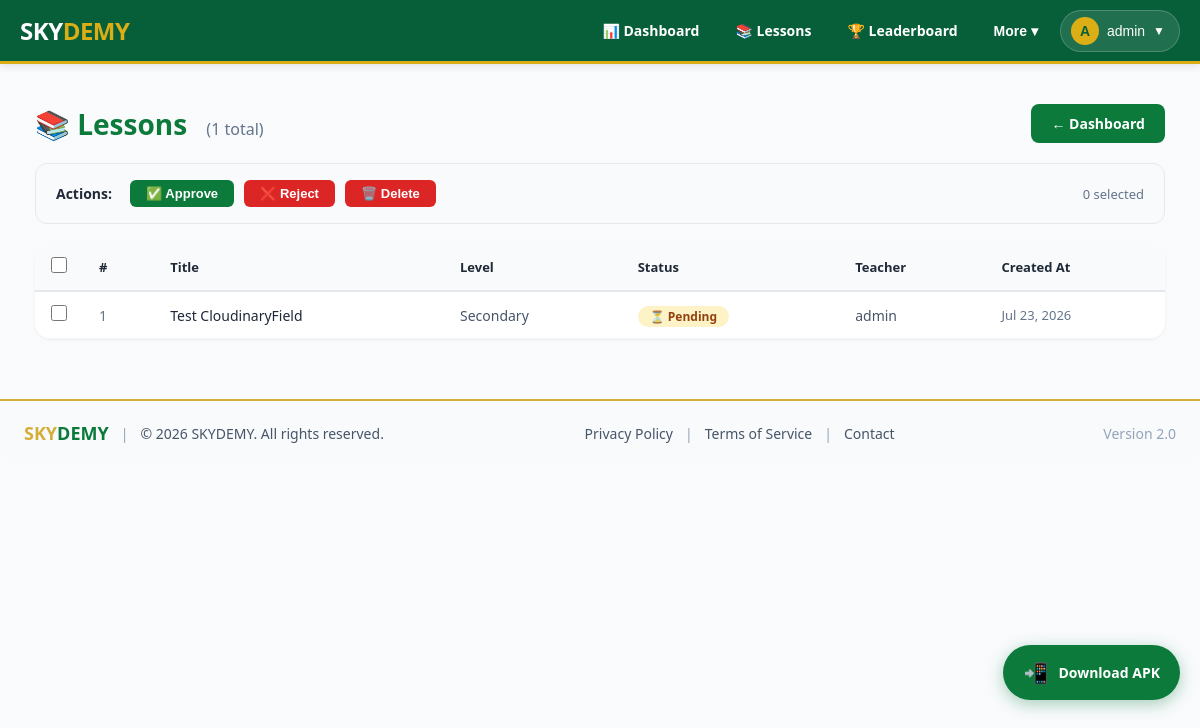
The app's page /lessons/ (signed in) with its own data.
### courses/models.py (models this page shows, shortened)
class Lesson(models.Model):
    STATUS_CHOICES = (
        ('pending', 'Pending'),
        ('approved', 'Approved'),
        ('rejected', 'Rejected'),
    )
    title = models.CharField(max_length=200)
    level = models.CharField(max_length=20, choices=LEVEL_CHOICES, default='primary')
    description = models.TextField(blank=True)
    subject = models.ForeignKey(Subject, on_delete=models.CASCADE, related_name='lessons', null=True, blank=True)
    course = models.ForeignKey(Course, on_delete=models.CASCADE, related_name='lessons', null=True, blank=True)
    pdf_file = models.FileField(upload_to='lessons/pdfs/', blank=True, null=True)
    original_file = models.FileField(upload_to='lessons/originals/', blank=True, null=True)
    is_converted = models.BooleanField(default=False)
    converted_html = models.TextField(blank=True)
    video_url = models.URLField(blank=True, null=True)
    video_file = models.FileField(upload_to='lessons/videos/', blank=True, null=True)
    status = models.CharField(max_length=20, choices=STATUS_CHOICES, default='pending')
    admin_notes = models.TextField(blank=True)
    teacher = models.ForeignKey(User, on_delete=models.SET_NULL, null=True, blank=True, related_name='lessons')
    reviewed_by = models.ForeignKey(User, on_delete=models.SET_NULL, null=True, blank=True, related_name='reviewed_lessons')
    reviewed_at = models.DateTimeField(null=True, blank=True)
    created_at = models.DateTimeField(auto_now_add=True)
    updated_at = models.DateTimeField(auto_now=True)
    views = models.PositiveIntegerField(default=0)
    whiteboard_video = models.FileField(
        upload_to='lessons/whiteboard_videos/',
        blank=True,
        null=True,
        help_text="Generated whiteboard video from the PDF."
    )
    cycle = models.CharField(max_length=10, choices=CYCLE_CHOICES, blank=True, null=True)
    class_level = models.CharField(max_length=15, choices=CLASS_CHOICES, blank=True, null=True)
    department = models.ForeignKey(Department, on_delete=models.SET_NULL, null=True, blank=True)
    class Meta:
        ordering = ['-created_at']

### dashboard/views.py (the view)
# urls.py: path('', views.lesson_list, name='lesson_list'),
@staff_member_required
def lesson_list(request):
    lessons = Lesson.objects.select_related('teacher').all().order_by('-created_at')
    total_count = lessons.count()
    pending_count = lessons.filter(status='pending').count()
    approved_count = lessons.filter(status='approved').count()
    rejected_count = lessons.filter(status='rejected').count()
    context = {
        'lessons': lessons,
        'total_count': total_count,
        'pending_count': pending_count,
        'approved_count': approved_count,
        'rejected_count': rejected_count,
    }
    return render(request, 'dashboard/lesson_list.html', context)

### dashboard/context_processors.py (called while the page is built)
def admin_stats(request):
    student_count = UserProfile.objects.filter(role='learner').count()
    teacher_count = UserProfile.objects.filter(role='teacher').count()
    course_count = Lesson.objects.count()
    exam_count = Exam.objects.count()
    certificate_count = Certificate.objects.count()
    userprofile_admin_url = None
    try:
        userprofile_admin_url = reverse('admin:users_userprofile_changelist')
    except NoReverseMatch:
        pass
    return {
        'student_count': student_count,
        'teacher_count': teacher_count,
        'course_count': course_count,
        'exam_count': exam_count,
        'certificate_count': certificate_count,
        'userprofile_admin_url': userprofile_admin_url,
    }

### templates/dashboard/lesson_list.html (shortened to what this page needs)
{% extends "dashboard/base.html" %}
{% load static %}
{% block content %}
<div style="max-width: 1400px; margin: 0 auto; padding: 20px;">
    <div style="display: flex; justify-content: space-between; align-items: center; margin-bottom: 20px; flex-wrap: wrap; gap: 10px;">
        <h1 style="font-size: 28px; font-weight: 700; color: #0B7A3B;">
            📚 Lessons
            <span style="font-size: 16px; font-weight: 400; color: #64748B; margin-left: 12px;">
                ({{ lessons.count }} total)
            </span>
        </h1>
        <div style="display: flex; gap: 10px; flex-wrap: wrap;">
            <a href="{% url 'admin:index' %}" style="background: #0B7A3B; color: #fff; padding: 10px 20px; border-radius: 8px; text-decoration: none; font-weight: 600; font-size: 14px;">
                ← Dashboard
            </a>
        </div>
    </div>
    <div style="background: #F8FAFC; border-radius: 12px; padding: 16px 20px; margin-bottom: 20px; display: flex; flex-wrap: wrap; align-items: center; gap: 10px; border: 1px solid #E5E7EB;">
        <span style="font-weight: 600; color: #1F2937; font-size: 14px; margin-right: 8px;">Actions:</span>
        <button onclick="batchAction('approve_lessons')" style="background: #0B7A3B; color: #fff; border: none; padding: 6px 16px; border-radius: 6px; font-weight: 600; font-size: 13px; cursor: pointer; transition: 0.2s;">
            ✅ Approve
        </button>
        <button onclick="batchAction('reject_lessons')" style="background: #DC2626; color: #fff; border: none; padding: 6px 16px; border-radius: 6px; font-weight: 600; font-size: 13px; cursor: pointer; transition: 0.2s;">
            ❌ Reject
        </button>
        <button onclick="batchAction('delete_selected_lessons')" style="background: #DC2626; color: #fff; border: none; padding: 6px 16px; border-radius: 6px; font-weight: 600; font-size: 13px; cursor: pointer; transition: 0.2s;">
            🗑️ Delete
        </button>
        <span id="selected-count" style="color: #64748B; font-size: 13px; margin-left: auto;">0 selected</span>
    </div>
    <form id="batch-form" method="post" action="{% url 'batch_lesson_action' %}">
        <div style="background: #fff; border-radius: 16px; box-shadow: 0 1px 3px rgba(0,0,0,0.06); overflow: auto;">
            <table style="width: 100%; border-collapse: collapse; min-width: 700px;">
                <thead style="background: #F8FAFC; border-bottom: 2px solid #E5E7EB;">
                    <tr>
                        <th style="padding: 12px 16px; text-align: left; width: 40px;">
                            <input type="checkbox" id="select-all" onchange="toggleAll(this)" style="width: 16px; height: 16px; cursor: pointer;">
                        </th>
                        <th style="padding: 12px 16px; text-align: left; font-weight: 600; color: #1F2937; font-size: 13px;">#</th>
                        <th style="padding: 12px 16px; text-align: left; font-weight: 600; color: #1F2937; font-size: 13px;">Title</th>
                        <th style="padding: 12px 16px; text-align: left; font-weight: 600; color: #1F2937; font-size: 13px;">Level</th>
                        <th style="padding: 12px 16px; text-align: left; font-weight: 600; color: #1F2937; font-size: 13px;">Status</th>
                        <th style="padding: 12px 16px; text-align: left; font-weight: 600; color: #1F2937; font-size: 13px;">Teacher</th>
                        <th style="padding: 12px 16px; text-align: left; font-weight: 600; color: #1F2937; font-size: 13px;">Created At</th>
                    </tr>
                </thead>
                <tbody>
                    {% for lesson in lessons %}
                        <tr style="border-bottom: 1px solid #F1F5F9; transition: 0.2s;" onmouseenter="this.style.background='#F8FAFC'" onmouseleave="this.style.background='transparent'">
                            <td style="padding: 12px 16px;">
                                <input type="checkbox" name="selected_ids" value="{{ lesson.id }}" class="row-checkbox" onchange="updateSelectedCount()" style="width: 16px; height: 16px; cursor: pointer;">
                            </td>
                            <td style="padding: 12px 16px; color: #64748B; font-size: 14px;">{{ forloop.counter }}</td>
                            <td style="padding: 12px 16px; font-weight: 500; color: #1F2937; font-size: 14px;">
                                {{ lesson.title }}
                            </td>
                            <td style="padding: 12px 16px; color: #475569; font-size: 14px;">
                                {{ lesson.get_level_display|default:lesson.level|title }}
                            </td>
                            <td style="padding: 12px 16px;">
                                {% if lesson.status == 'approved' %}
                                    <span style="background: #D1FAE5; color: #065F46; padding: 2px 12px; border-radius: 20px; font-size: 12px; font-weight: 600;">✅ Approved</span>
                                {% elif lesson.status == 'rejected' %}
                                    <span style="background: #FEE2E2; color: #991B1B; padding: 2px 12px; border-radius: 20px; font-size: 12px; font-weight: 600;">❌ Rejected</span>
                                {% else %}
                                    <span style="background: #FEF3C7; color: #92400E; padding: 2px 12px; border-radius: 20px; font-size: 12px; font-weight: 600;">⏳ Pending</span>
                                {% endif %}
                            </td>
                            <td style="padding: 12px 16px; color: #475569; font-size: 14px;">
                                {{ lesson.teacher.username }}
                            </td>
                            <td style="padding: 12px 16px; color: #64748B; font-size: 13px;">
                                {{ lesson.created_at|date:"M d, Y" }}
                            </td>
                        </tr>
                    {% empty %}
                        <tr>
                            <td colspan="7" style="padding: 60px 20px; text-align: center; color: #94A3B8; font-size: 16px;">
                                📭 No lessons uploaded yet.
                            </td>
                        </tr>
                    {% endfor %}
                </tbody>
            </table>
        </div>
    </form>
</div>
{% endblock %}

### dashboard/templates/dashboard/base.html (shortened to what this page needs)
<!DOCTYPE html>
<html>
<head>
</head>
<body class="skynet-theme">
    <header class="site-header">
        <a href="{% url 'dashboard' %}" class="brand">
            <div class="logo-text">SKY<span>DEMY</span></div>
        </a>
        <nav class="primary-nav" id="primaryNav">
            {% if user.is_authenticated %}
                <a href="{% url 'dashboard' %}" {% if request.path == '/dashboard/' %}class="active"{% endif %}>📊 Dashboard</a>
                <a href="{% url 'courses:lesson_list' %}" {% if '/courses/' in request.path %}class="active"{% endif %}>📚 Lessons</a>
                <a href="{% url 'leaderboard' %}" {% if '/leaderboard/' in request.path %}class="active"{% endif %}>🏆 Leaderboard</a>
                <div class="profile-dropdown" style="position:relative; display:inline-block;">
                    <button class="nav-dropdown-toggle" onclick="toggleMoreDropdown(event)">More ▾</button>
                </div>
                <div class="profile-dropdown">
                    <button class="profile-dropdown-toggle" onclick="toggleProfileDropdown(event)">
                        <span class="avatar-small">
                            {% if user.profile.avatar and user.profile.avatar.url %}
                                <img src="{{ user.profile.avatar.url }}" alt="{{ user.username }}" style="width:100%; height:100%; border-radius:50%; object-fit:cover;">
                            {% else %}
                                {{ user.username|slice:":1"|upper }}
                            {% endif %}
                        </span>
                        <span style="max-width:100px; overflow:hidden; text-overflow:ellipsis; white-space:nowrap;">{{ user.username }}</span>
                        <span style="font-size:12px;">▼</span>
                    </button>
                </div>
            {% else %}
                <a href="{% url 'login' %}" class="btn-login">🔑 Login</a>
                <a href="{% url 'register' %}" class="btn-register">📝 Register</a>
            {% endif %}
        </nav>
    </header>
    <div class="main-content">
        {% block content %}
        {% endblock %}
    </div>
    {% include "shared/footer.html" %}
    <a href="/static/skydemy-app.apk"
       download
       class="apk-download-btn"
       onmouseenter="this.style.transform='scale(1.05)'"
       onmouseleave="this.style.transform='scale(1)'">
        <span class="icon">📲</span> Download APK
    </a>
</body>
</html>

### dashboard/templates/dashboard/base.html (style rules this page uses)
* { margin: 0; padding: 0; box-sizing: border-box; }
body { font-family: 'Segoe UI', Arial, sans-serif; background: #f0f4f8; }
.main-content { opacity: 0; animation: fadeIn 0.6s ease forwards; animation-delay: 0.1s; max-width: 1200px; margin: 20px auto; padding: 0 15px; }
.site-header { background: #075f3a; border-bottom: 3px solid #dcae16; color: #ffffff; min-height: 64px; padding: 0 20px; display: flex; align-items: center; justify-content: space-between; flex-wrap: wrap; position: sticky; top: 0; z-index: 1000; box-shadow: 0 2px 8px rgba(0,0,0,0.1); }
.site-header .brand { display: flex; align-items: center; gap: 8px; text-decoration: none; flex-shrink: 0; }
.site-header .brand .logo-text { font-size: 24px; font-weight: 800; color: #fff; letter-spacing: -0.5px; }
.site-header .brand .logo-text span { color: #dcae16; }
.primary-nav { display: flex; align-items: center; gap: 8px; flex-wrap: wrap; }
.primary-nav a, .primary-nav .nav-dropdown-toggle { color: #ffffff; font-size: 14px; font-weight: 600; padding: 8px 14px; border-radius: 6px; text-decoration: none; transition: color 0.2s, background 0.2s; cursor: pointer; background: none; border: none; display: inline-flex; align-items: center; gap: 4px; }
.profile-dropdown { position: relative; display: inline-block; }
.profile-dropdown-toggle { background: rgba(255,255,255,0.1); border: 1px solid rgba(255,255,255,0.2); border-radius: 30px; padding: 6px 14px 6px 10px; display: flex; align-items: center; gap: 8px; cursor: pointer; color: #fff; font-weight: 500; font-size: 14px; transition: background 0.2s; }
.profile-dropdown-toggle .avatar-small { width: 28px; height: 28px; border-radius: 50%; object-fit: cover; background: #dcae16; display: inline-flex; align-items: center; justify-content: center; color: #075f3a; font-weight: 700; font-size: 14px; }
.apk-download-btn { position: fixed; bottom: 100px; right: 20px; background: #0B7A3B; color: #ffffff; padding: 14px 20px; border-radius: 50px; text-decoration: none; font-weight: 700; font-size: 14px; box-shadow: 0 4px 16px rgba(11, 122, 59, 0.35); display: flex; align-items: center; gap: 10px; z-index: 9998; transition: transform 0.2s; cursor: pointer; }
.apk-download-btn .icon { font-size: 20px; }
.skynet-theme { background: linear-gradient( rgba(248, 250, 252, 0.92), rgba(248, 250, 252, 0.92) ), url("/static/images/skynet-bg.svg") !important; background-size: cover !important; background-position: center !important; background-attachment: fixed !important; min-height: 100vh !important; }

### records on screen
Lesson: title "Test CloudinaryField", level "Secondary", status "⏳ Pending", teacher.username "admin", created_at "Jul 23, 2026"

### other values on screen
{{ user.username|slice:":1"|upper }} "A"
{{ user.username }} "admin"
{{ lessons.count }} "1"
